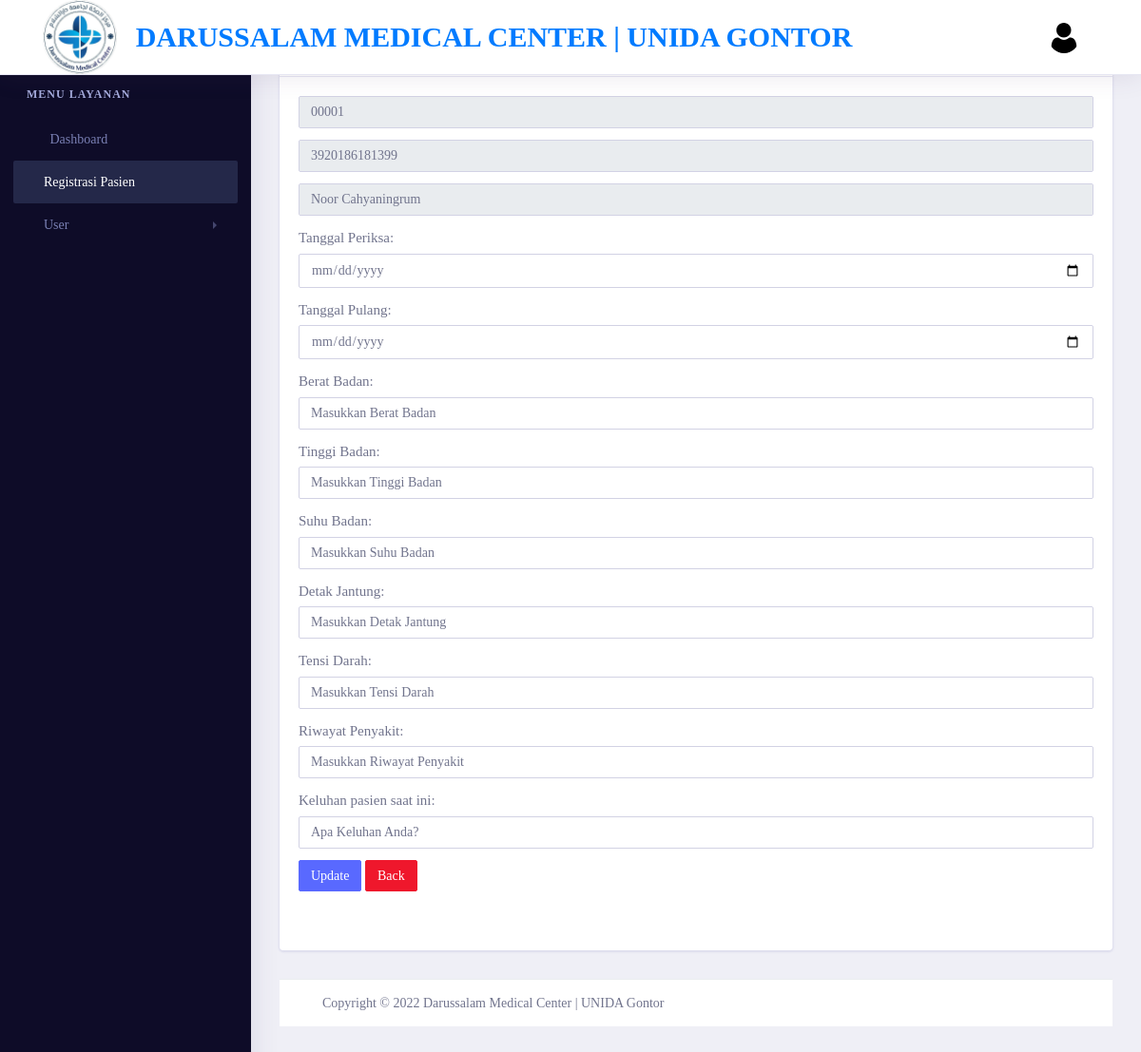
The page /form_anamnesa.php?id_pasien=00001 on the database its author committed.
### tables this page shows
CREATE TABLE `data_pasien` (
  `id_pasien` varchar(20) NOT NULL,
  `fullname` varchar(100) NOT NULL,
  `nickname` varchar(50) NOT NULL,
  `gender` varchar(50) NOT NULL,
  `nim` varchar(50) NOT NULL,
  `born` varchar(50) NOT NULL,
  `faculty` varchar(50) NOT NULL,
  `studyprogram` varchar(50) NOT NULL,
  `grade` varchar(50) NOT NULL,
  `hostelrayon` varchar(50) NOT NULL,
  `email` varchar(50) NOT NULL,
  `phonenumber` varchar(50) NOT NULL
);

### form_anamnesa.php (the view, shortened to what this page needs)
<?php
  include_once('koneksi.php');
    $id_pasien = $_GET['id_pasien'];
    $data = mysqli_query($connect, "SELECT * from data_pasien where id_pasien='$id_pasien'");
    $r = mysqli_fetch_array($data);
?>
<!doctype html>
<html lang="en">
<head>
    <link rel="stylesheet" href="assets/vendor/bootstrap/css/bootstrap.min.css">
        <link href="assets/vendor/fonts/circular-std/style.css" rel="stylesheet">
        <link rel="stylesheet" href="assets/libs/css/style.css">
    <link rel="stylesheet" href="assets/vendor/fonts/fontawesome/css/fontawesome-all.css">
    <link rel="stylesheet" type="text/css" href="assets/vendor/datatables/css/dataTables.bootstrap4.css">
    <link rel="stylesheet" type="text/css" href="assets/vendor/datatables/css/buttons.bootstrap4.css">
    <link rel="stylesheet" type="text/css" href="assets/vendor/datatables/css/select.bootstrap4.css">
    <link rel="stylesheet" type="text/css" href="assets/vendor/datatables/css/fixedHeader.bootstrap4.css">
</head>
<body>
         <div class="dashboard-header">
            <nav class="navbar navbar-expand-lg bg-white fixed-top">
            <div class="container">
                <img src="img/dmc.png" width="7%" alt="">
                <a class="navbar-brand" href="#">Darussalam Medical Center | Unida Gontor</a>
                <div class="collapse navbar-collapse " id="navbarSupportedContent">
                    <ul class="navbar-nav ml-auto navbar-right-top">
                        <li class="nav-item dropdown nav-user">
                            <a class="nav-link nav-user-img" href="#" data-toggle="dropdown">
                                <img src="img/user.png" alt="" class="user-avatar-md rounded-circle">
                            </a>
                        </li>
                 </ul>
                    </div>
                </div>
            </nav>
        </div>
       <div class="nav-left-sidebar sidebar-dark">
            <div class="menu-list">
                <nav class="navbar navbar-expand-lg navbar-light">
                    <div class="collapse navbar-collapse" id="navbarNav">
                        <ul class="navbar-nav flex-column">
                            <li class="nav-divider">
                                Menu Layanan
                            </li>
                            <li class="nav-item ">
                                <a class="nav-link" href="admin.php"><i class="fa fa-fw fa-user-circle"></i>Dashboard</a>
                            </li>
                            <li class="nav-item">
                                <a class="nav-link active" href="buat_dsb.php"><i class="fas fa-address-card"></i>Registrasi Pasien</a>
                            </li>
                            <li class="nav-item">
                                <a class="nav-link" href="#" data-toggle="collapse" aria-expanded="false" data-target="#submenu-5" aria-controls="submenu-5"><i class="far fa-user"></i>User</a>
                            </li>
                                    </ul>
                                </div>
                    </div>
            </div>
        <div class="dashboard-wrapper">
            <div class="container-fluid  dashboard-content">
                <div class="row">
                    <div class="col-xl-12 col-lg-12 col-md-12 col-sm-12 col-12">
                        <div class="card">
                            <h5 class="card-header">Anamnesa Pasien</h5>
                            <div class="card-body">
                            <div class="table-responsive">
                            <form action="update_anamnesa_proses.php" method="post">
                                <div class="form-group" >
                                    <input type="number" class="form-control" id="validationServerUsername" name="id_pasien" value="<?php echo $r['id_pasien']; ?>" readonly placeholder="Masukkan ID" required>
                                </div>
                                <div class="form-group" >
                                    <input type="number" class="form-control" id="validationServerUsername" name="nim" value="<?php echo $r['nim']; ?>" readonly placeholder="Masukkan NIM" required>
                                </div>
                                <div class="form-group">
                                    <input type="text" class="form-control" id="validationServerUsername" name="fullname" value="<?php echo $r['fullname']; ?>" readonly placeholder="Masukkan Nama Lengkap" required>
                                </div>
                                <div class="form-group">
                                <label for="berat">Tanggal Periksa:</label><br>
                                    <input type="date" class="form-control" id="validationServerUsername" name="tanggalperiksa" placeholder="Masukkan Tanggal Periksa" required>
                                </div>
                                <div class="form-group">
                                <label for="berat">Tanggal Pulang:</label><br>
                                    <input type="date" class="form-control" id="validationServerUsername" name="tanggalpulang" placeholder="Masukkan Tanggal Pulang" >
                                </div>
                                <div class="form-group">
                                <label for="berat">Berat Badan:</label><br>
                                    <input type="text" class="form-control" id="validationServerUsername" name="berat" placeholder="Masukkan Berat Badan" required>
                                </div>
                                <div class="form-group">
                                <label for="tinggi">Tinggi Badan:</label><br>
                                    <input type="text" class="form-control" id="validationServerUsername" name="tinggi" placeholder="Masukkan Tinggi Badan" required>
                                </div>
                                <div class="form-group">
                                <label for="suhu">Suhu Badan:</label><br>
                                    <input type="text" class="form-control" id="validationServerUsername" name="suhu" placeholder="Masukkan Suhu Badan" required>
                                </div>
                                <div class="form-group">
                                <label for="detak_jantung">Detak Jantung:</label><br>
                                    <input type="text" class="form-control" id="validationServerUsername" name="detak_jantung" placeholder="Masukkan Detak Jantung" required>
                                </div>
                                <div class="form-group">
                                <label for="tensi_darah">Tensi Darah:</label><br>
                                    <input type="text" class="form-control" id="validationServerUsername" name="tensi_darah" placeholder="Masukkan Tensi Darah" required>
                                </div>
                                <div class="form-group">
                                <label for="riwayat_penyakit">Riwayat Penyakit:</label><br>
                                    <input type="text" class="form-control" id="validationServerUsername" name="riwayat_penyakit" placeholder="Masukkan Riwayat Penyakit" required>
                                </div>
                                <div class="form-group">
                                <label for="keluhan">Keluhan pasien saat ini:</label><br>
                                    <input type="text" class="form-control" id="validationServerUsername" name="keluhan"  placeholder="Apa Keluhan Anda?" required>
                                </div>
                                <button type="submit" class="btn btn-primary btn-sm" name="update">Update</button>
                                <a href="buat_dsb.php" class="btn btn-danger btn-sm">Back</a>
                                <br>
                                <br>
                                <br>
                            </form>
                                </div>
                        </div>
                    </div>
            <div class="footer">
                <div class="container-fluid">
                    <div class="row">
                        <div class="col-xl-6 col-lg-6 col-md-12 col-sm-12 col-12">
                            Copyright © 2022 Darussalam Medical Center | UNIDA Gontor
                        </div>
                    </div>
                </div>
            </div>
        </div>
</body>
</html>

### rows shown on the page
data_pasien: id_pasien "00001", nim "3920186181399", fullname "Noor Cahyaningrum"
